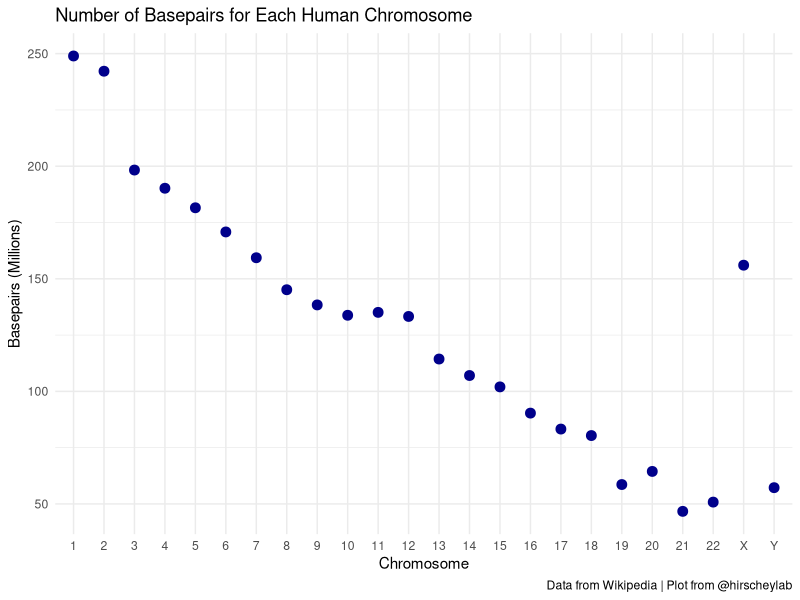

R code for this plot:
## ---- chunk 1
library(tidyverse)
library(here)
## ---- chunk 2
genome <- read_csv(here::here("1_intro", "genome.csv"), col_names = TRUE)
#cleaning step, required to relevel chromosomes in proper order
chromosome_levels <- c("1", "2", "3", "4", "5", "6", "7", "8", "9", "10", "11", "12", "13", "14", "15", "16", "17", "18", "19", "20", "21", "22", "X", "Y")
genome$chromosome <- fct_relevel(genome$chromosome, chromosome_levels)
## ---- chunk 3
glimpse(genome)
## ---- chunk 4
ggplot(genome, aes(x = chromosome, y = basepairs)) +
  geom_point(color = "darkblue", size = 3) +
  labs(x = "Chromosome", y = "Basepairs (Millions)", title = "Number of Basepairs for Each Human Chromosome", caption = "Data from Wikipedia | Plot from @hirscheylab") +
  theme_minimal() +
  scale_y_continuous(labels = c(50, 100, 150, 200, 250)) +
  NULL
## ---- chunk 5
#Q: Which line is responsible for plotting the data on the graph?  
#A: 
## ---- chunk 6
#your code goes here

